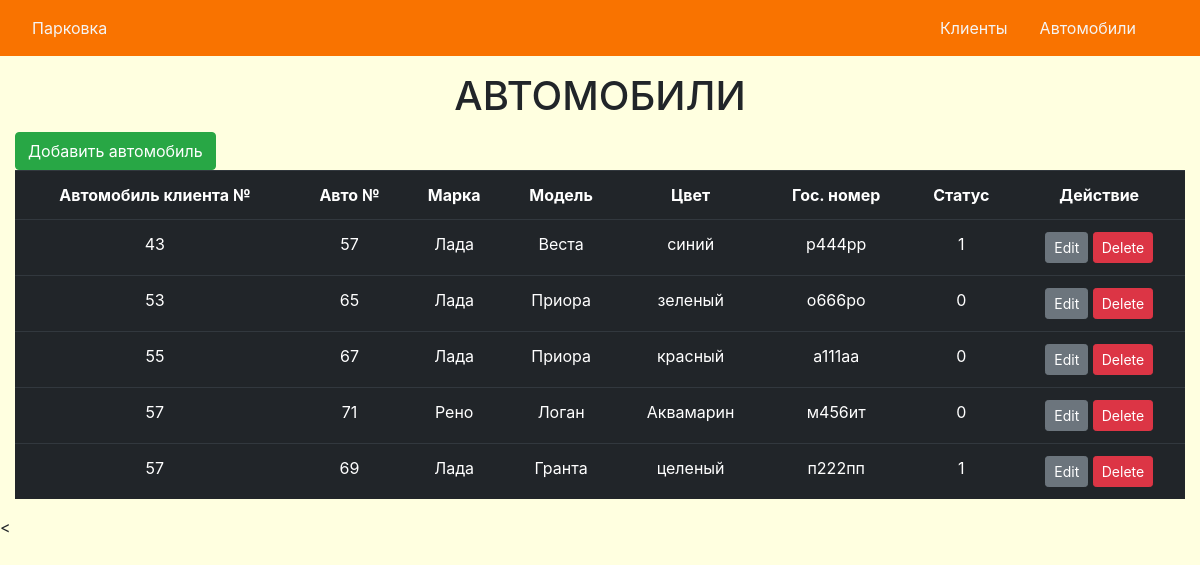
Screenshot of /vehicles.php with the database file from the repository.
### tables this page shows
CREATE TABLE `vehicles` (
  `vehicle_id` int NOT NULL,
  `brand` varchar(11) NOT NULL,
  `model` varchar(11) NOT NULL,
  `color` varchar(11) NOT NULL,
  `plate` varchar(11) NOT NULL,
  `owner_fk` int NOT NULL,
  `status` tinyint(1) NOT NULL DEFAULT '0'
);

CREATE TABLE `clients` (
  `id` int NOT NULL,
  `name` varchar(50) NOT NULL,
  `patronymic` varchar(50) NOT NULL,
  `surname` varchar(50) NOT NULL,
  `sex` varchar(6) NOT NULL,
  `phone` varchar(12) NOT NULL,
  `address` varchar(1000) NOT NULL
);

### func.php (called while the page is built, shortened)
<?php
include 'config.php';
$sqlrv = $pdo->prepare('SELECT c.id, v.vehicle_id, v.plate, v.brand, v.model, v.color, v.status FROM `vehicles` v LEFT JOIN `clients` c ON c.id = v.owner_fk ORDER BY c.id');
$sqlrv->execute();

### vehicles.php (the view, shortened to what this page needs)
<?php
include 'func.php';
?>
<!DOCTYPE html>
<html lang ="en">
  <head>
    <link  rel="stylesheet" href="https://maxcdn.bootstrapcdn.com/bootstrap/4.0.0/css/bootstrap.min.css">
    <link rel="stylesheet" href="main.css">
  </head>
  <body style="background-color: #FFFFE0">
    <header>
      <?php include 'navbar.php'; ?>
    </header>
    <h1 style="text-align: center; text-transform: uppercase;">Автомобили</h1>
    <div class="container-fluid">
      <div class="row">
        <div class="col mt-1">
          <a class="btn btn-success" href="add_vehicle.php" role="button">Добавить автомобиль</a>
          <table class="table table-dark">
              <tr style="text-align:center;">
                <th>Автомобиль клиента №</th>
                <th>Авто №</th>
                <th>Марка</th>
                <th>Модель</th>
                <th>Цвет</th>
                <th>Гос. номер</th>
                <th>Статус</th>
                <th>Действие</th>
              </tr>
            <?php foreach ($sqlrv as $value) { ?>
            <tr style="text-align:center;">
              <td><?=$value['id'] ?></td>
              <td><?=$value['vehicle_id'] ?></td>
              <td><?=$value['brand'] ?></td>
              <td><?=$value['model'] ?></td>
              <td><?=$value['color'] ?></td>
              <td><?=$value['plate'] ?></td>
              <td><?=$value['status'] ?></td>
              <?php $value['id']=$value['vehicle_id'] ?>
              <td>
                <a href="?edit_vehicles=<?=$value['id'] ?>" class="btn btn-secondary btn-sm" data-toggle="modal" data-target="#editModal_vehicles<?=$value['id'] ?>">Edit</a>
                <a href="?delete_vehicles=<?=$value['id'] ?>" class="btn btn-danger btn-sm" data-toggle="modal" data-target="#deleteModal_vehicles<?=$value['id'] ?>">Delete</a>
              </td>
            </tr> <?php } ?>
          </table>
        </div>
      </div>
    </div >
  <
</body>
</html>

### rows the page displays
vehicles: owner_fk "43", vehicle_id "57", brand "Лада", model "Веста", color "синий", plate "р444рр", status "1"
vehicles: owner_fk "53", vehicle_id "65", brand "Лада", model "Приора", color "зеленый", plate "о666ро", status "0"
vehicles: owner_fk "55", vehicle_id "67", brand "Лада", model "Приора", color "красный", plate "а111аа", status "0"
vehicles: owner_fk "57", vehicle_id "71", brand "Рено", model "Логан", color "Аквамарин", plate "м456ит", status "0"
vehicles: owner_fk "57", vehicle_id "69", brand "Лада", model "Гранта", color "целеный", plate "п222пп", status "1"
